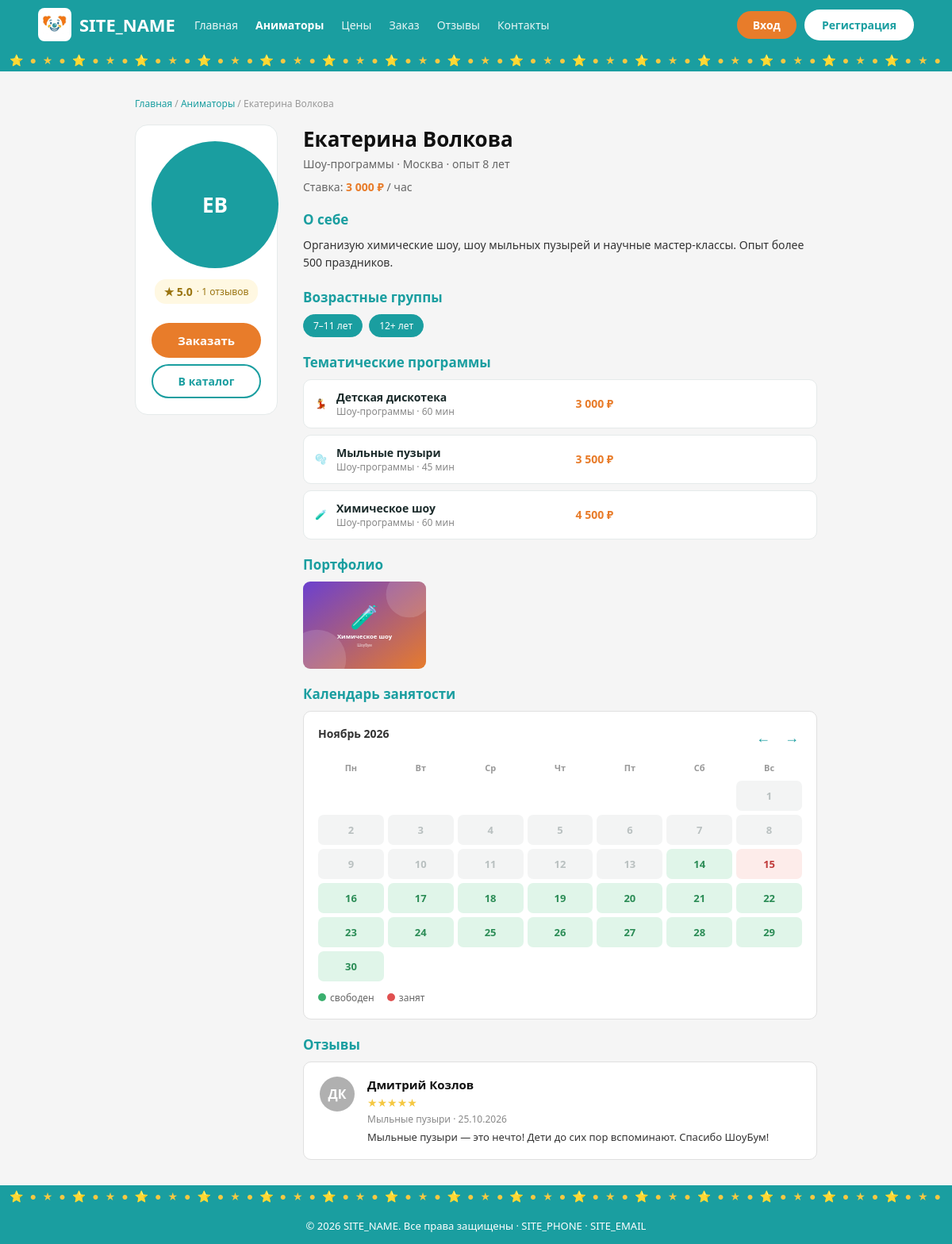
Screenshot of /animator-profile.php?id=2 with the database file from the repository.
### tables this page shows
CREATE TABLE IF NOT EXISTS animators (
  animator_id      INT UNSIGNED NOT NULL AUTO_INCREMENT,
  user_id          INT UNSIGNED NOT NULL,
  specialization   VARCHAR(100) NOT NULL DEFAULT 'Детские праздники',
  experience_years TINYINT UNSIGNED NOT NULL DEFAULT 0,
  hourly_rate      DECIMAL(10,2) NOT NULL DEFAULT 2500.00,
  rating           DECIMAL(2,1) NOT NULL DEFAULT 5.0,
  bio              TEXT,
  city             VARCHAR(100) NOT NULL DEFAULT 'Москва',
  photo            VARCHAR(255) DEFAULT NULL,
  is_active        TINYINT(1) NOT NULL DEFAULT 1,
  created_at       TIMESTAMP NOT NULL DEFAULT CURRENT_TIMESTAMP,
  PRIMARY KEY (animator_id),
  UNIQUE KEY uq_animators_user (user_id),
  CONSTRAINT fk_animators_user FOREIGN KEY (user_id) REFERENCES users (user_id)
    ON DELETE CASCADE ON UPDATE CASCADE
);

CREATE TABLE IF NOT EXISTS users (
  user_id    INT UNSIGNED NOT NULL AUTO_INCREMENT,
  name       VARCHAR(100) NOT NULL,
  email      VARCHAR(150) NOT NULL,
  phone      VARCHAR(30)  NOT NULL,
  password   VARCHAR(255) NOT NULL,
  role       ENUM('customer','animator','admin') NOT NULL DEFAULT 'customer',
  avatar     VARCHAR(255) DEFAULT NULL,
  created_at TIMESTAMP NOT NULL DEFAULT CURRENT_TIMESTAMP,
  PRIMARY KEY (user_id),
  UNIQUE KEY uq_users_email (email),
  UNIQUE KEY uq_users_phone (phone)
);

CREATE TABLE IF NOT EXISTS age_groups (
  age_group_id INT UNSIGNED NOT NULL AUTO_INCREMENT,
  title        VARCHAR(50) NOT NULL,
  min_age      TINYINT UNSIGNED NOT NULL,
  max_age      TINYINT UNSIGNED NOT NULL,
  PRIMARY KEY (age_group_id),
  UNIQUE KEY uq_age_groups_title (title)
);

CREATE TABLE IF NOT EXISTS animator_programs (
  id          INT UNSIGNED NOT NULL AUTO_INCREMENT,
  animator_id INT UNSIGNED NOT NULL,
  program_id  INT UNSIGNED NOT NULL,
  price       DECIMAL(10,2) DEFAULT NULL,
  PRIMARY KEY (id),
  UNIQUE KEY uq_animator_program (animator_id, program_id),
  CONSTRAINT fk_ap_animator FOREIGN KEY (animator_id) REFERENCES animators (animator_id)
    ON DELETE CASCADE ON UPDATE CASCADE,
  CONSTRAINT fk_ap_program FOREIGN KEY (program_id) REFERENCES programs (program_id)
    ON DELETE CASCADE ON UPDATE CASCADE
);

CREATE TABLE IF NOT EXISTS programs (
  program_id   INT UNSIGNED NOT NULL AUTO_INCREMENT,
  title        VARCHAR(150) NOT NULL,
  category     VARCHAR(100) NOT NULL DEFAULT 'Детские праздники',
  description  TEXT,
  price        DECIMAL(10,2) NOT NULL DEFAULT 2500.00,
  duration_min SMALLINT UNSIGNED NOT NULL DEFAULT 60,
  image        VARCHAR(255) DEFAULT NULL,
  is_active    TINYINT(1) NOT NULL DEFAULT 1,
  created_at   TIMESTAMP NOT NULL DEFAULT CURRENT_TIMESTAMP,
  PRIMARY KEY (program_id),
  KEY idx_programs_category (category)
);

CREATE TABLE IF NOT EXISTS photos (
  photo_id   INT UNSIGNED NOT NULL AUTO_INCREMENT,
  user_id    INT UNSIGNED NOT NULL,
  booking_id INT UNSIGNED DEFAULT NULL,
  title      VARCHAR(150) DEFAULT NULL,
  file_path  VARCHAR(255) NOT NULL,
  created_at TIMESTAMP NOT NULL DEFAULT CURRENT_TIMESTAMP,
  PRIMARY KEY (photo_id),
  KEY idx_photos_user (user_id),
  CONSTRAINT fk_photos_user FOREIGN KEY (user_id) REFERENCES users (user_id)
    ON DELETE CASCADE ON UPDATE CASCADE,
  CONSTRAINT fk_photos_booking FOREIGN KEY (booking_id) REFERENCES bookings (booking_id)
    ON DELETE SET NULL ON UPDATE CASCADE
);

CREATE TABLE IF NOT EXISTS reviews (
  review_id   INT UNSIGNED NOT NULL AUTO_INCREMENT,
  booking_id  INT UNSIGNED NOT NULL,
  customer_id INT UNSIGNED NOT NULL,
  animator_id INT UNSIGNED NOT NULL,
  rating      TINYINT UNSIGNED NOT NULL,
  text        TEXT NOT NULL,
  created_at  TIMESTAMP NOT NULL DEFAULT CURRENT_TIMESTAMP,
  PRIMARY KEY (review_id),
  UNIQUE KEY uq_reviews_booking (booking_id),
  KEY idx_reviews_animator (animator_id),
  CONSTRAINT fk_reviews_booking FOREIGN KEY (booking_id) REFERENCES bookings (booking_id)
    ON DELETE CASCADE ON UPDATE CASCADE,
  CONSTRAINT fk_reviews_customer FOREIGN KEY (customer_id) REFERENCES users (user_id)
    ON DELETE CASCADE ON UPDATE CASCADE,
  CONSTRAINT fk_reviews_animator FOREIGN KEY (animator_id) REFERENCES animators (animator_id)
    ON DELETE CASCADE ON UPDATE CASCADE,
  CONSTRAINT chk_reviews_rating CHECK (rating BETWEEN 1 AND 5)
);

CREATE TABLE IF NOT EXISTS bookings (
  booking_id     INT UNSIGNED NOT NULL AUTO_INCREMENT,
  customer_id    INT UNSIGNED DEFAULT NULL,
  animator_id    INT UNSIGNED NOT NULL,
  program_id     INT UNSIGNED DEFAULT NULL,
  contact_name   VARCHAR(100) NOT NULL,
  contact_phone  VARCHAR(30) NOT NULL,
  contact_email  VARCHAR(150) DEFAULT NULL,
  event_date     DATE NOT NULL,
  event_time     TIME NOT NULL,
  duration_hours DECIMAL(3,1) NOT NULL DEFAULT 1.0,
  address        VARCHAR(255) NOT NULL,
  children_age   VARCHAR(50) DEFAULT NULL,
  comment        TEXT,
  status         ENUM('pending','confirmed','completed','cancelled') NOT NULL DEFAULT 'pending',
  total_price    DECIMAL(10,2) NOT NULL DEFAULT 0.00,
  created_at     TIMESTAMP NOT NULL DEFAULT CURRENT_TIMESTAMP,
  PRIMARY KEY (booking_id),
  KEY idx_bookings_animator_date (animator_id, event_date, event_time),
  KEY idx_bookings_customer (customer_id),
  CONSTRAINT fk_bookings_customer FOREIGN KEY (customer_id) REFERENCES users (user_id)
    ON DELETE SET NULL ON UPDATE CASCADE,
  CONSTRAINT fk_bookings_animator FOREIGN KEY (animator_id) REFERENCES animators (animator_id)
    ON DELETE CASCADE ON UPDATE CASCADE,
  CONSTRAINT fk_bookings_program FOREIGN KEY (program_id) REFERENCES programs (program_id)
    ON DELETE SET NULL ON UPDATE CASCADE
);

### functions.php (called while the page is built, shortened)
<?php
function e($value): string
{
    return htmlspecialchars((string)$value, ENT_QUOTES | ENT_SUBSTITUTE, 'UTF-8');
}
function format_price($value): string
{
    return number_format((float)$value, 0, '.', ' ') . ' ₽';
}
function format_date($date): string
{
    $ts = strtotime((string)$date);
    return $ts ? date('d.m.Y', $ts) : (string)$date;
}
function stars(int $rating): string
{
    $rating = max(0, min(5, $rating));
    return str_repeat('★', $rating) . str_repeat('☆', 5 - $rating);
}
function initials(string $name): string
{
    $parts = preg_split('/\s+/u', trim($name));
    $first = mb_substr($parts[0] ?? '?', 0, 1);
    $second = isset($parts[1]) ? mb_substr($parts[1], 0, 1) : '';
    return mb_strtoupper($first . $second);
}
function program_icon(string $title, string $category = ''): string
{
    $text = mb_strtolower($title . ' ' . $category);
    if (mb_strpos($text, 'хим') !== false) return '🧪';
    if (mb_strpos($text, 'пузыр') !== false) return '🫧';
    if (mb_strpos($text, 'дискотек') !== false) return '💃';
    return '🎉';
}
function get_animator(PDO $pdo, int $id): ?array
{
    $stmt = $pdo->prepare(
        'SELECT a.*, u.name, u.email, u.phone, u.created_at AS user_created_at,
                (SELECT COUNT(*) FROM reviews r WHERE r.animator_id = a.animator_id) AS reviews_count,
                (SELECT COALESCE(AVG(r.rating), a.rating) FROM reviews r WHERE r.animator_id = a.animator_id) AS avg_rating
         FROM animators a
         JOIN users u ON u.user_id = a.user_id
         WHERE a.animator_id = ? LIMIT 1'
    );
    $stmt->execute([$id]);
    $animator = $stmt->fetch();
    $stmt = $pdo->prepare(
        'SELECT ag.* FROM age_groups ag
         JOIN animator_age_groups aag ON aag.age_group_id = ag.age_group_id
         WHERE aag.animator_id = ? ORDER BY ag.min_age'
    );
    $stmt->execute([$id]);
    $animator['age_groups'] = $stmt->fetchAll();
    $stmt = $pdo->prepare(
        'SELECT p.*, ap.price AS custom_price
         FROM programs p
         JOIN animator_programs ap ON ap.program_id = p.program_id
         WHERE ap.animator_id = ? AND p.is_active = 1
         ORDER BY p.category, p.title'
    );
    $stmt->execute([$id]);
    $animator['programs'] = $stmt->fetchAll();
    $stmt = $pdo->prepare(
        'SELECT * FROM photos WHERE user_id = ? AND booking_id IS NULL ORDER BY created_at DESC'
    );
    $stmt->execute([$animator['user_id']]);
    $animator['portfolio'] = $stmt->fetchAll();
    $stmt = $pdo->prepare(
        'SELECT r.*, u.name AS customer_name, b.event_date, p.title AS program_title
         FROM reviews r
         JOIN users u ON u.user_id = r.customer_id
         JOIN bookings b ON b.booking_id = r.booking_id
         LEFT JOIN programs p ON p.program_id = b.program_id
         WHERE r.animator_id = ?
         ORDER BY r.created_at DESC'
    );
    $stmt->execute([$id]);
    $animator['reviews'] = $stmt->fetchAll();
    return $animator;
}
function month_label(string $month): string
{
    $months = [1 => 'Январь', 'Февраль', 'Март', 'Апрель', 'Май', 'Июнь', 'Июль', 'Август', 'Сентябрь', 'Октябрь', 'Ноябрь', 'Декабрь'];
    $ts = strtotime($month . '-01');
    return ($months[(int)date('n', $ts)] ?? '') . ' ' . date('Y', $ts);
}

### animator-profile.php (the view, shortened to what this page needs)
<?php
require 'db.php';
$id = (int)($_GET['id'] ?? 0);
$animator = $id ? get_animator($pdo, $id) : null;
$avg = (float)$animator['avg_rating'];
$month = $_GET['month'] ?? date('Y-m');
$busy = month_bookings($pdo, $id, $month);
$firstDay = strtotime($month . '-01');
$daysInMonth = (int)date('t', $firstDay);
$startWeekday = (int)date('N', $firstDay);
require 'includes/header.php';
?>
<div class="page-wrap">
  <div class="page-inner">
    <div class="breadcrumbs"><a href="index.php">Главная</a> / <a href="animators.php">Аниматоры</a> / <?= e($animator['name']) ?></div>
    <div class="profile-layout">
      <aside class="profile-aside">
        <?php if (!empty($animator['photo'])): ?>
          <img class="profile-avatar avatar-photo" src="<?= e($animator['photo']) ?>" alt="<?= e($animator['name']) ?>">
        <?php else: ?>
          <div class="profile-avatar avatar-initials" style="background:#1a9ea0"><?= e(initials($animator['name'])) ?></div>
        <?php endif; ?>
        <div class="profile-rating">★ <?= number_format($avg, 1, '.', '') ?> <span>· <?= (int)$animator['reviews_count'] ?> отзывов</span></div>
        <a href="order.php?animator_id=<?= (int)$animator['animator_id'] ?>" class="btn-orange" style="width:100%;text-align:center;display:block;margin-top:10px">Заказать</a>
        <a href="animators.php" class="btn-ghost" style="width:100%;text-align:center;display:block;margin-top:8px">В каталог</a>
      </aside>
      <div>
        <h1 class="profile-name"><?= e($animator['name']) ?></h1>
        <div class="profile-role"><?= e($animator['specialization']) ?> · <?= e($animator['city']) ?> · опыт <?= (int)$animator['experience_years'] ?> лет</div>
        <div class="profile-price">Ставка: <b><?= format_price($animator['hourly_rate']) ?></b> / час</div>
        <?php if ($animator['bio']): ?>
          <div class="profile-section-title">О себе</div>
          <p class="profile-bio"><?= nl2br(e($animator['bio'])) ?></p>
        <?php endif; ?>
        <?php if ($animator['age_groups']): ?>
          <div class="profile-section-title">Возрастные группы</div>
          <div class="tag-row">
            <?php foreach ($animator['age_groups'] as $ag): ?>
              <span class="tag active"><?= e($ag['title']) ?></span>
            <?php endforeach; ?>
          </div>
        <?php endif; ?>
        <div class="profile-section-title">Тематические программы</div>
        <?php if ($animator['programs']): ?>
          <div class="profile-programs">
            <?php foreach ($animator['programs'] as $p): ?>
              <div class="profile-program">
                <span class="pp-emoji"><?= e(program_icon($p['title'], $p['category'])) ?></span>
                <div>
                  <b><?= e($p['title']) ?></b>
                  <span><?= e($p['category']) ?> · <?= (int)$p['duration_min'] ?> мин</span>
                </div>
                <div class="pp-price"><?= format_price($p['custom_price'] ?: $p['price']) ?></div>
              </div>
            <?php endforeach; ?>
          </div>
        <?php else: ?>
          <p class="muted">Программы не указаны.</p>
        <?php endif; ?>
        <div class="profile-section-title">Портфолио</div>
        <?php if ($animator['portfolio']): ?>
          <div class="portfolio-grid">
            <?php foreach ($animator['portfolio'] as $photo): ?>
              <a class="portfolio-thumb" href="<?= e($photo['file_path']) ?>" target="_blank" title="<?= e($photo['title']) ?>">
                <img src="<?= e($photo['file_path']) ?>" alt="<?= e($photo['title']) ?>">
              </a>
            <?php endforeach; ?>
          </div>
        <?php else: ?>
          <p class="muted">Портфолио пока пустое.</p>
        <?php endif; ?>
        <div class="profile-section-title">Календарь занятости</div>
        <div class="calendar-box">
          <div class="cal-head">
            <div class="cal-month"><?= e(month_label($month)) ?></div>
            <div class="cal-nav">
              <a href="?id=<?= (int)$id ?>&month=<?= e(date('Y-m', strtotime($month . '-01 -1 month'))) ?>">←</a>
              <a href="?id=<?= (int)$id ?>&month=<?= e(date('Y-m', strtotime($month . '-01 +1 month'))) ?>">→</a>
            </div>
          </div>
          <div class="cal-grid">
            <?php foreach (['Пн','Вт','Ср','Чт','Пт','Сб','Вс'] as $d): ?><div class="cal-day-name"><?= $d ?></div><?php endforeach; ?>
            <?php for ($i = 1; $i < $startWeekday; $i++): ?><div class="cal-empty"></div><?php endfor; ?>
            <?php for ($day = 1; $day <= $daysInMonth; $day++):
              $date = sprintf('%s-%02d', $month, $day);
              $isBusy = isset($busy[$date]);
              $isPast = strtotime($date) < strtotime(date('Y-m-d'));
            ?>
              <div class="cal-cell <?= $isBusy ? 'busy' : ($isPast ? 'past' : 'free') ?>" title="<?= e(format_date($date)) ?><?= $isBusy ? ': есть бронирование' : ': свободен' ?>">
                <?= $day ?>
              </div>
            <?php endfor; ?>
          </div>
          <div class="cal-legend">
            <span><i class="dot-free"></i> свободен</span>
            <span><i class="dot-busy"></i> занят</span>
          </div>
        </div>
        <div class="profile-section-title">Отзывы</div>
        <?php if ($animator['reviews']): ?>
          <div class="reviews-list">
            <?php foreach ($animator['reviews'] as $r): ?>
              <article class="review-card">
                <div class="review-avatar"><?= e(initials($r['customer_name'])) ?></div>
                <div class="review-content">
                  <div class="review-name"><?= e($r['customer_name']) ?></div>
                  <div class="review-stars"><?= stars((int)$r['rating']) ?></div>
                  <div class="review-event"><?= e($r['program_title'] ?: 'Праздник') ?> · <?= e(format_date($r['event_date'])) ?></div>
                  <div class="review-text"><?= nl2br(e($r['text'])) ?></div>
                </div>
              </article>
            <?php endforeach; ?>
          </div>
        <?php else: ?>
          <p class="muted">Пока нет отзывов.</p>
        <?php endif; ?>
      </div>
    </div>
  </div>
</div>
<?php require 'includes/footer.php'; ?>

### rows the page displays
animators: user.name "Екатерина Волкова", user.name "ЕВ", specialization "Шоу-программы", city "Москва", experience_years "8", format_price($animator['hourly_rate']) "3 000 ₽", user+bio "Организую химические шоу, шоу мыльных пузырей и научные мастер-классы. Опыт более 500 праздников."
age_groups: title "7–11 лет"
age_groups: title "12+ лет"
animator_programs: program.category "💃", program.title "Детская дискотека", program.category "Шоу-программы", program.duration_min "60", price "3 000 ₽"
animator_programs: program.category "🫧", program.title "Мыльные пузыри", program.category "Шоу-программы", program.duration_min "45", price "3 500 ₽"
animator_programs: program.category "🧪", program.title "Химическое шоу", program.category "Шоу-программы", program.duration_min "60", price "4 500 ₽"
photos: file_path (picture)
reviews: customer.name "ДК", customer.name "Дмитрий Козлов", rating "★★★★★", programs.title "Мыльные пузыри", booking.event_date "25.10.2026", text "Мыльные пузыри — это нечто! Дети до сих пор вспоминают. Спасибо ШоуБум!"

### other values shown
SITE_NAME "SITE_NAME"
$item[0] "Главная"
$item[0] "Аниматоры"
$item[0] "Цены"
$item[0] "Заказ"
$item[0] "Отзывы"
$item[0] "Контакты"
$avg "5.0"
$animator['reviews_count'] "1"
month_label($month) "Ноябрь 2026"
$d "Пн"
$d "Вт"
$d "Ср"
$d "Чт"
$d "Пт"
